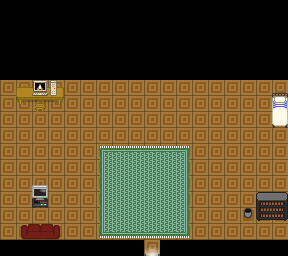

A 2D game scene composited from a Tiled map and its tileset images. What follows is a short description and the map's XML, with each tile layer's data collapsed to a summary:
An orthogonal 18x16 tile map with 16x16 px tiles, 4 tile layers (Tile Layer 1, Tile Layer 2, Tile Layer 3, Above Player), 11 tilesets and 15 objects (11x collision, 4x event).

<map version="1.0" orientation="orthogonal" renderorder="right-down" width="18" height="16" tilewidth="16" tileheight="16" nextobjectid="31">
 <tileset firstgid="1" name="floorsandwalls" tilewidth="16" tileheight="16" tilecount="88">
  <image source="../gfx/tilesets/floorsandwalls.png" width="176" height="128" />
 </tileset>
 <tileset firstgid="89" name="furniture" tilewidth="16" tileheight="16" tilecount="72">
  <image source="../gfx/tilesets/furniture.png" width="192" height="96" />
 </tileset>
 <tileset firstgid="161" name="electronics" tilewidth="16" tileheight="16" tilecount="16">
  <image source="../gfx/tilesets/electronics.png" width="64" height="64" />
 </tileset>
 <tileset firstgid="177" name="plants" tilewidth="16" tileheight="16" tilecount="16">
  <image source="../gfx/tilesets/plants.png" width="64" height="64" />
 </tileset>
 <tileset firstgid="193" name="stairs" tilewidth="16" tileheight="16" tilecount="24">
  <image source="../gfx/tilesets/stairs.png" width="128" height="48" />
 </tileset>
 <tileset firstgid="217" name="KelvinShadewing_Buildings" tilewidth="16" tileheight="16" tilecount="500">
  <image source="../gfx/tilesets/KelvinShadewing_Buildings.png" width="320" height="400" />
 </tileset>
 <tileset firstgid="717" name="setPiecesTSR" tilewidth="16" tileheight="16" tilecount="1312">
  <image source="../gfx/tilesets/setPiecesTSR.png" width="671" height="512" />
 </tileset>
 <tileset firstgid="2029" name="floorsandwalls" tilewidth="16" tileheight="16" tilecount="88">
  <image source="../gfx/tilesets/floorsandwalls.png" width="176" height="128" />
 </tileset>
 <tileset firstgid="2117" name="KelvinShadewing_Buildings" tilewidth="16" tileheight="16" tilecount="500">
  <image source="../gfx/tilesets/KelvinShadewing_Buildings.png" width="320" height="400" />
 </tileset>
 <tileset firstgid="2617" name="electronics" tilewidth="16" tileheight="16" tilecount="16">
  <image source="../gfx/tilesets/electronics.png" width="64" height="64" />
 </tileset>
 <tileset firstgid="2633" name="furniture" tilewidth="16" tileheight="16" tilecount="72">
  <image source="../gfx/tilesets/furniture.png" width="192" height="96" />
 </tileset>
 <layer name="Tile Layer 1" width="18" height="16">
  <data>[288 cells, 198 non-empty, 2 distinct tile ids]</data>
 </layer>
 <layer name="Tile Layer 2" width="18" height="16">
  <data>[288 cells, 55 non-empty, 28 distinct tile ids]</data>
 </layer>
 <layer name="Tile Layer 3" width="18" height="16">
  <data>[288 cells, 3 non-empty, 3 distinct tile ids]</data>
 </layer>
 <layer name="Above Player" width="18" height="16">
  <data>[288 cells, 1 non-empty, 1 distinct tile ids]</data>
 </layer>
 <objectgroup color="#ff0000" name="Collision">
  <object id="20" type="collision" x="0" y="64" width="288" height="16" />
  <object id="21" type="collision" x="0" y="240" width="144" height="16" />
  <object id="22" type="collision" x="160" y="240" width="128" height="16" />
  <object id="23" type="collision" x="288" y="80" width="16" height="160" />
  <object id="24" type="collision" x="-16" y="80" width="16" height="160" />
  <object id="25" type="collision" x="16" y="80" width="48" height="16" />
  <object id="26" type="collision" x="16" y="224" width="48" height="16" />
  <object id="27" type="collision" x="32" y="176" width="16" height="32" />
  <object id="28" type="collision" x="272" y="96" width="16" height="32" />
  <object id="29" type="collision" x="240" y="208" width="48" height="16" />
  <object id="30" type="collision" x="256" y="192" width="32" height="16" />
 </objectgroup>
 <objectgroup color="#ffff00" name="Events">
  <object id="15" name="go outside" type="event" x="144" y="240" width="16" height="16">
   <properties>
    <property name="act1" value="transition_teleport map1.tmx,60,44,0.3" />
    <property name="cond1" value="is player_at" />
    <property name="cond2" value="is player_facing down" />
   </properties>
  </object>
  <object id="16" name="make dad" type="event" x="208" y="144" width="16" height="16">
   <properties>
    <property name="act1" value="create_npc Rival_Dad,14,8,boss,stand" />
    <property name="cond1" value="not npc_exists Rival_Dad" />
   </properties>
  </object>
  <object id="18" name="computer" type="event" x="32" y="80" width="16" height="16">
   <properties>
    <property name="act1" value="dialog RIVAL'S DAD's watching a Tuxemon game show!" />
    <property name="cond1" value="is player_facing_tile" />
    <property name="cond2" value="is button_pressed K_RETURN" />
   </properties>
  </object>
  <object id="19" type="event" x="32" y="192" width="16" height="16">
   <properties>
    <property name="act1" value="dialog It's an animated Tuxemon movie!" />
    <property name="cond1" value="is player_facing_tile" />
    <property name="cond2" value="is button_pressed K_RETURN" />
   </properties>
  </object>
 </objectgroup>
</map>
